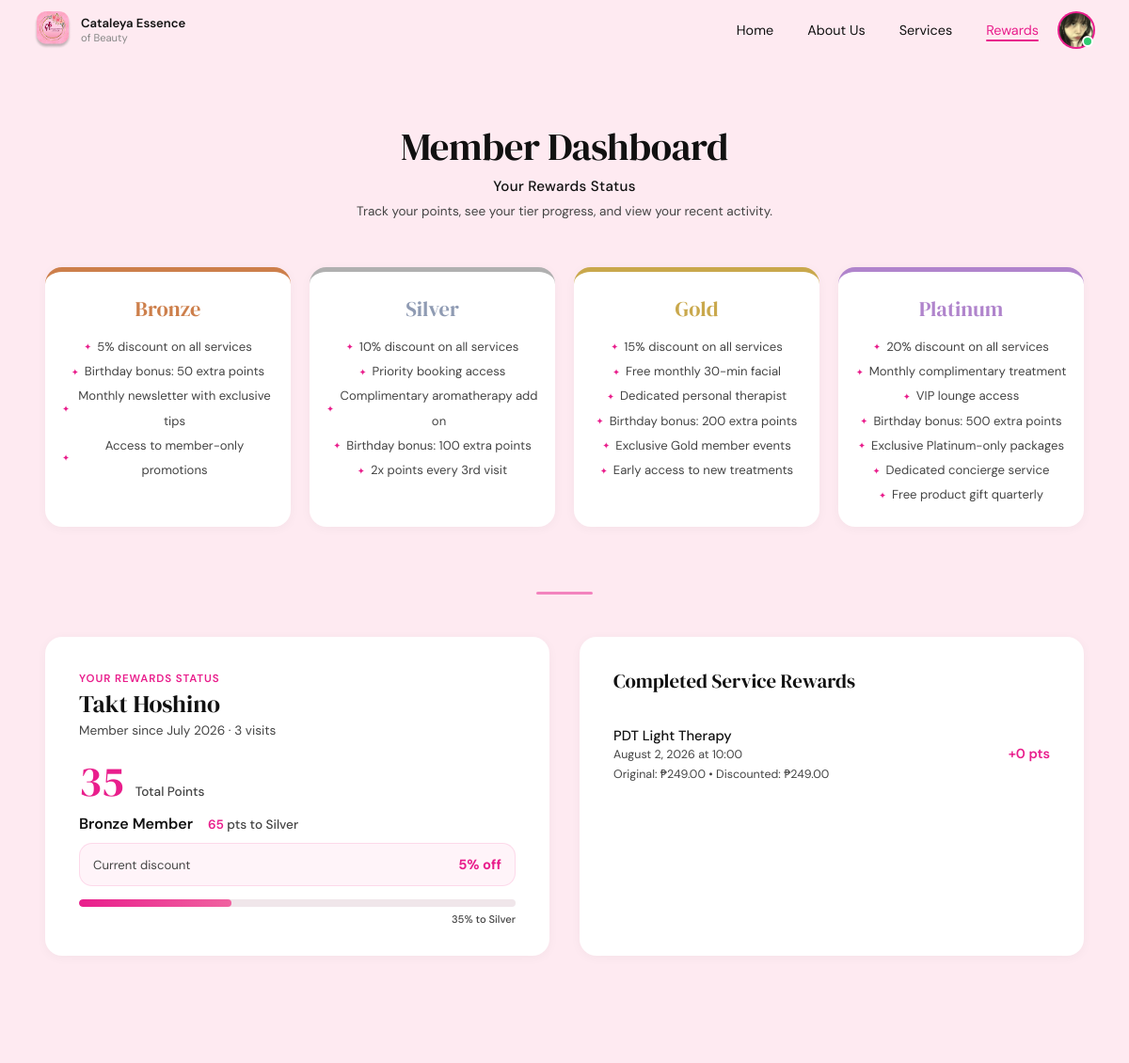
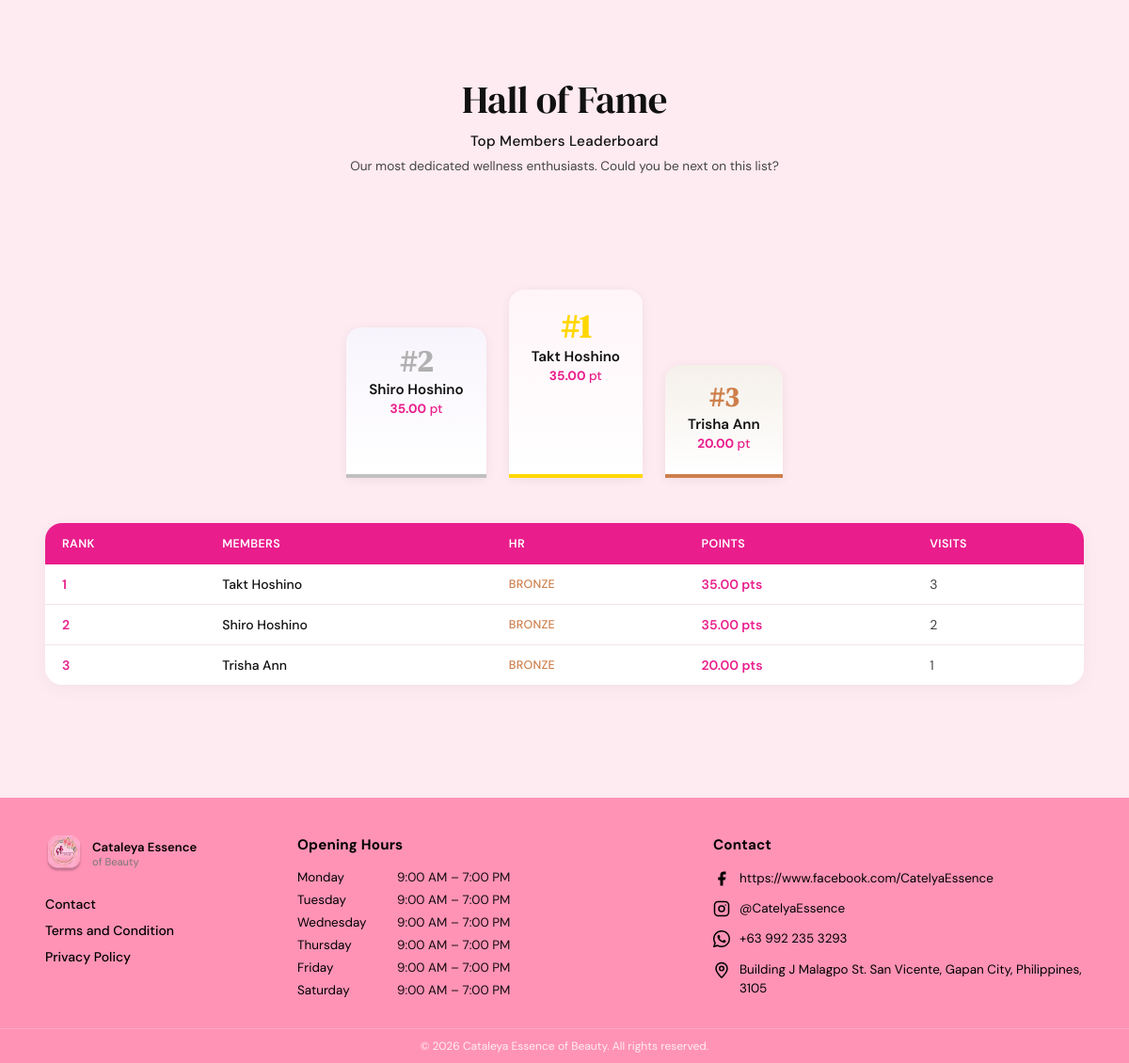
The app's page /Php/Rewards.php (signed in) with its own data (2 pictures, top to bottom).
### tables this page shows
CREATE TABLE `users` (
  `id` int NOT NULL,
  `full_name` varchar(100) NOT NULL,
  `email` varchar(100) NOT NULL,
  `phone` varchar(20) DEFAULT NULL,
  `address_line1` varchar(255) DEFAULT NULL,
  `address_line2` varchar(255) DEFAULT NULL,
  `city` varchar(100) DEFAULT NULL,
  `province` varchar(100) DEFAULT NULL,
  `postal_code` varchar(20) DEFAULT NULL,
  `password_hash` varchar(255) NOT NULL,
  `profile_photo` varchar(255) DEFAULT NULL,
  `is_verified` tinyint(1) DEFAULT '0',
  `created_at` timestamp NULL DEFAULT CURRENT_TIMESTAMP,
  `is_admin` tinyint(1) DEFAULT '0'
);

CREATE TABLE `rewards` (
  `id` int NOT NULL,
  `user_id` int NOT NULL,
  `points` int DEFAULT '0',
  `visits` int DEFAULT '0',
  `tier` enum('bronze','silver','gold','platinum') DEFAULT 'bronze',
  `created_at` timestamp NULL DEFAULT CURRENT_TIMESTAMP,
  `updated_at` timestamp NULL DEFAULT CURRENT_TIMESTAMP ON UPDATE CURRENT_TIMESTAMP
);

### Php/Rewards.php (the view, shortened to what this page needs)
<?php
require_once __DIR__ . '/../config/database.php';
$user_id = $_SESSION['user_id'];
$stmt = $pdo->prepare("SELECT id, full_name, email, profile_photo, created_at FROM users WHERE id = ?");
$stmt->execute([$user_id]);
$user = $stmt->fetch();
$name_parts = array_values(array_filter(explode(' ', trim((string) $user['full_name']))));
if (count($name_parts) >= 2) {
    $initials = strtoupper(substr($name_parts[0], 0, 1) . substr($name_parts[count($name_parts) - 1], 0, 1));
} elseif (count($name_parts) === 1) {
    $initials = strtoupper(substr($name_parts[0], 0, 2));
} else {
    $initials = 'U';
}
$stmt = $pdo->prepare("SELECT points, tier, visits FROM rewards WHERE user_id = ?");
$stmt->execute([$user_id]);
$rewards = $stmt->fetch();
$current_points = $rewards['points'];
$current_tier = $rewards['tier'];
$next_tier_threshold = 0;
$progress_percent = 0;
$next_tier_name = '';
$tier_thresholds = [
    'bronze' => 50,
    'silver' => 100,
    'gold' => 150,
    'platinum' => 200
];
if ($current_tier === 'bronze') {
    $next_tier_threshold = $tier_thresholds['silver'];
    $next_tier_name = 'Silver';
    $progress_percent = min(($current_points / $next_tier_threshold) * 100, 100);
} elseif ($current_tier === 'silver') {
    $next_tier_threshold = $tier_thresholds['gold'];
    $next_tier_name = 'Gold';
    $progress_percent = min((($current_points - $tier_thresholds['silver']) / ($next_tier_threshold - $tier_thresholds['silver'])) * 100, 100);
} elseif ($current_tier === 'gold') {
    $next_tier_threshold = $tier_thresholds['platinum'];
    $next_tier_name = 'Platinum';
    $progress_percent = min((($current_points - $tier_thresholds['gold']) / ($next_tier_threshold - $tier_thresholds['gold'])) * 100, 100);
} elseif ($current_tier === 'platinum') {
    $progress_percent = 100;
    $next_tier_name = 'Max';
}
$points_to_next = $current_tier === 'platinum' ? 0 : $next_tier_threshold - $current_points;
$discount_rate = 5;
$stmt = $pdo->prepare("
    SELECT s.name AS service_name, b.booking_date, b.booking_time, b.status,
        s.price AS original_price, b.total_amount AS discounted_price,
        COALESCE(SUM(rt.points_earned - rt.points_redeemed), 0) AS points_earned
    FROM bookings b
    JOIN services s ON b.service_id = s.id
    LEFT JOIN reward_transactions rt ON b.id = rt.booking_id
    WHERE b.user_id = ? AND b.status = 'completed'
    GROUP BY b.id, s.name, b.booking_date, b.booking_time, b.status, s.price, b.total_amount
    ORDER BY b.booking_date DESC, b.booking_time DESC
");
$stmt->execute([$user_id]);
$recent_activity = $stmt->fetchAll();
$stmt = $pdo->prepare("
    SELECT u.full_name, r.points, r.tier, r.visits
    FROM users u
    JOIN rewards r ON u.id = r.user_id
    ORDER BY r.points DESC
    LIMIT 8
");
$stmt->execute();
$hall_of_fame = $stmt->fetchAll();
$top3 = array_slice($hall_of_fame, 0, 3);
?>
<!DOCTYPE html>
<html lang="en">
<head>
  <link rel="stylesheet" href="https://cdnjs.cloudflare.com/ajax/libs/font-awesome/6.5.0/css/all.min.css" />
  <link rel="stylesheet" href="../css/Landingpage.css" />
  <link rel="stylesheet" href="../css/Rewards.css" />
</head>
<body>
  <header class="navbar">
    <div class="navbar__logo">
      <img src="../img/Rectangle 38 (1).png" class="logo-img" alt="Cataleya Essence of Beauty" />
      <div class="logo-text">
        <span class="logo-name">Cataleya Essence</span>
        <span class="logo-sub">of Beauty</span>
      </div>
    </div>
    <nav class="navbar__links" id="nav-links">
      <a href="home.php" class="nav-link">Home</a>
      <a href="about.php" class="nav-link">About Us</a>
      <a href="serv.php" class="nav-link">Services</a>
      <a href="Rewards.php" class="nav-link active">Rewards</a>
    </nav>
    <div class="profile-wrapper" id="profileWrapper">
      <div class="profile-avatar" id="profileAvatar" role="button" tabindex="0" aria-haspopup="true" aria-expanded="false" aria-label="Open profile menu">
        <?php if (!empty($user['profile_photo'])): ?>
          <img src="<?php echo htmlspecialchars($user['profile_photo']); ?>" alt="Profile" class="avatar-image" />
        <?php else: ?>
          <span class="avatar-initials"><?php echo htmlspecialchars($initials); ?></span>
        <?php endif; ?>
        <span class="status-dot" aria-hidden="true"></span>
      </div>
    </div>
  </header>
  <section class="rewards" id="rewards">
    <div class="rewards__header">
      <h1 class="rewards__title">Member Dashboard</h1>
      <p class="rewards__subtitle">Your Rewards Status</p>
      <p class="rewards__desc">
        Track your points, see your tier progress, and view your recent activity.
      </p>
    </div>
    <div class="rewards__tiers">
      <div class="tier-card tier-card--bronze">
        <div class="tier-card__name">Bronze</div>
        <ul class="tier-card__benefits">
          <li>5% discount on all services</li>
          <li>Birthday bonus: 50 extra points</li>
          <li>Monthly newsletter with exclusive tips</li>
          <li>Access to member-only promotions</li>
        </ul>
      </div>
      <div class="tier-card tier-card--silver">
        <div class="tier-card__name">Silver</div>
        <ul class="tier-card__benefits">
          <li>10% discount on all services</li>
          <li>Priority booking access</li>
          <li>Complimentary aromatherapy add on</li>
          <li>Birthday bonus: 100 extra points</li>
          <li>2x points every 3rd visit</li>
        </ul>
      </div>
      <div class="tier-card tier-card--gold">
        <div class="tier-card__name">Gold</div>
        <ul class="tier-card__benefits">
          <li>15% discount on all services</li>
          <li>Free monthly 30-min facial</li>
          <li>Dedicated personal therapist</li>
          <li>Birthday bonus: 200 extra points</li>
          <li>Exclusive Gold member events</li>
          <li>Early access to new treatments</li>
        </ul>
      </div>
      <div class="tier-card tier-card--platinum">
        <div class="tier-card__name">Platinum</div>
        <ul class="tier-card__benefits">
          <li>20% discount on all services</li>
          <li>Monthly complimentary  treatment</li>
          <li>VIP lounge access</li>
          <li>Birthday bonus: 500 extra points</li>
          <li>Exclusive Platinum-only packages</li>
          <li>Dedicated concierge service</li>
          <li>Free product gift quarterly</li>
        </ul>
      </div>
    </div>
    <div class="rewards__divider"><span></span></div>
    <div class="rewards__dashboard">
      <div class="status-card">
        <span class="status-card__label">Your Rewards Status</span>
        <h2 class="status-card__member-name"><?php echo htmlspecialchars($user['full_name']); ?></h2>
        <p class="status-card__member-since">Member since <?php echo date('F Y', strtotime($user['created_at'])); ?> · <?php echo $rewards['visits']; ?> visits</p>
        <div class="status-card__points-row">
          <span class="status-card__points-number"><?php echo $rewards['points']; ?></span>
          <span class="status-card__points-label">Total Points</span>
        </div>
        <div class="status-card__tier-row">
          <span class="status-card__tier-name"><?php echo ucfirst($rewards['tier']); ?> Member</span>
          <?php if ($current_tier !== 'platinum'): ?>
          <span class="status-card__tier-next"><strong><?php echo $points_to_next; ?></strong> pts to <?php echo $next_tier_name; ?></span>
          <?php else: ?>
          <span class="status-card__tier-next">Max Tier Reached</span>
          <?php endif; ?>
        </div>
        <div class="status-card__discount-row">
          <span class="status-card__discount-label">Current discount</span>
          <span class="status-card__discount-value"><?php echo $discount_rate; ?>% off</span>
        </div>
        <div class="status-card__progress-wrap">
          <div class="status-card__progress-track">
            <div class="status-card__progress-fill" style="width: <?php echo $progress_percent; ?>%;"></div>
          </div>
          <div class="status-card__progress-label"><?php echo round($progress_percent); ?>% to <?php echo $next_tier_name; ?></div>
        </div>
      </div>
      <div class="activity-card">
        <h3 class="activity-card__title">Completed Service Rewards</h3>
        <?php if (!empty($recent_activity)): ?>
          <?php foreach ($recent_activity as $activity): ?>
            <div class="activity-item">
              <div class="activity-item__left">
                <span class="activity-item__name"><?php echo htmlspecialchars($activity['service_name']); ?></span>
                <span class="activity-item__date"><?php echo date('F j, Y \a\t H:i', strtotime($activity['booking_date'] . ' ' . $activity['booking_time'])); ?></span>
                <span class="activity-item__price">Original: ₱<?php echo number_format($activity['original_price'], 2); ?> • Discounted: ₱<?php echo number_format($activity['discounted_price'], 2); ?></span>
              </div>
              <span class="activity-item__points activity-item__points--positive"><?php echo $activity['points_earned']; ?> pts</span>
            </div>
          <?php endforeach; ?>
        <?php else: ?>
          <p class="activity-item__name">No completed services yet. Points are added after your service is completed.</p>
        <?php endif; ?>
      </div>
    </div>
  </section>
    <section class="hall-of-fame" id="hall-of-fame">
        <div class="hall-of-fame__header">
            <h2 class="hall-of-fame__title">Hall of Fame</h2>
            <p class="hall-of-fame__subtitle">Top Members Leaderboard</p>
            <p class="hall-of-fame__desc">
                Our most dedicated wellness enthusiasts. Could you be next on this list?
            </p>
        </div>
        <div class="hall-of-fame__top3">
            <?php if (count($top3) >= 2): ?>
            <div class="top-member top-member--rank2">
                <span class="top-member__rank">#2</span>
                <span class="top-member__name"><?php echo htmlspecialchars($top3[1]['full_name'] ?? ''); ?></span>
                <span class="top-member__points"><strong><?php echo number_format($top3[1]['points'] ?? 0, 2); ?></strong> pt</span>
            </div>
            <?php endif; ?>
            <?php if (count($top3) >= 1): ?>
            <div class="top-member top-member--rank1">
                <span class="top-member__rank">#1</span>
                <span class="top-member__name"><?php echo htmlspecialchars($top3[0]['full_name'] ?? ''); ?></span>
                <span class="top-member__points"><strong><?php echo number_format($top3[0]['points'] ?? 0, 2); ?></strong> pt</span>
            </div>
            <?php endif; ?>
            <?php if (count($top3) >= 3): ?>
            <div class="top-member top-member--rank3">
                <span class="top-member__rank">#3</span>
                <span class="top-member__name"><?php echo htmlspecialchars($top3[2]['full_name'] ?? ''); ?></span>
                <span class="top-member__points"><strong><?php echo number_format($top3[2]['points'] ?? 0, 2); ?></strong> pt</span>
            </div>
            <?php endif; ?>
        </div>
        <div class="hall-of-fame__table-wrap">
            <table class="hall-of-fame__table">
                <thead>
                    <tr>
                        <th>Rank</th>
                        <th>Members</th>
                        <th>HR</th>
                        <th>POINTS</th>
                        <th>VISITS</th>
                    </tr>
                </thead>
                <tbody>
                    <?php foreach ($hall_of_fame as $index => $member): ?>
                    <tr>
                        <td class="rank-col"><?php echo $index + 1; ?></td>
                        <td class="member-col"><?php echo htmlspecialchars($member['full_name']); ?></td>
                        <td class="hr-col hr-<?php echo htmlspecialchars($member['tier']); ?>"><?php echo ucfirst(htmlspecialchars($member['tier'])); ?></td>
                        <td class="points-col"><?php echo number_format($member['points'], 2); ?> pts</td>
                        <td class="visits-col"><?php echo $member['visits'] ?? 0; ?></td>
                    </tr>
                    <?php endforeach; ?>
                </tbody>
            </table>
        </div>
    </section>
  <footer class="footer">
    <div class="footer__main">
      <div class="footer__col footer__col--brand">
        <div class="footer__logo">
          <img src="../img/Rectangle 38 (1).png" class="footer__logo-img" alt="Cataleya Essence of Beauty" />
          <div class="footer__logo-text">
            <span class="footer__logo-name">Cataleya Essence</span>
            <span class="footer__logo-sub">of Beauty</span>
          </div>
        </div>
        <nav class="footer__nav">
          <a href="contact.php">Contact</a>
          <a href="terms.php">Terms and Condition</a>
          <a href="PrivacyPolicy.php">Privacy Policy</a>
        </nav>
      </div>
      <div class="footer__col footer__col--hours">
        <h4 class="footer__col-title">Opening Hours</h4>
        <ul class="footer__hours">
          <li><span class="day">Monday</span><span class="time">9:00 AM – 7:00 PM</span></li>
          <li><span class="day">Tuesday</span><span class="time">9:00 AM – 7:00 PM</span></li>
          <li><span class="day">Wednesday</span><span class="time">9:00 AM – 7:00 PM</span></li>
          <li><span class="day">Thursday</span><span class="time">9:00 AM – 7:00 PM</span></li>
          <li><span class="day">Friday</span><span class="time">9:00 AM – 7:00 PM</span></li>
          <li><span class="day">Saturday</span><span class="time">9:00 AM – 7:00 PM</span></li>
        </ul>
      </div>
      <div class="footer__col footer__col--contact">
        <h4 class="footer__col-title">Contact</h4>
        <ul class="footer__contact">
          <li>
            <svg class="contact-icon" viewBox="0 0 24 24" fill="currentColor"><path d="M18 2h-3a5 5 0 0 0-5 5v3H7v4h3v8h4v-8h3l1-4h-4V7a1 1 0 0 1 1-1h3z"/></svg>
            <a href="https://www.facebook.com/CatelyaEssence" target="_blank">https://www.facebook.com/CatelyaEssence</a>
          </li>
          <li>
            <svg class="contact-icon" viewBox="0 0 24 24" fill="none" stroke="currentColor" stroke-width="2"><rect x="2" y="2" width="20" height="20" rx="5" ry="5"/><circle cx="12" cy="12" r="4"/><circle cx="17.5" cy="6.5" r="1" fill="currentColor" stroke="none"/></svg>
            <a href="#">@CatelyaEssence</a>
          </li>
          <li>
            <a href="tel:+639922353293">+63 992 235 3293</a>
          </li>
          <li>
            <svg class="contact-icon" viewBox="0 0 24 24" fill="none" stroke="currentColor" stroke-width="2"><circle cx="12" cy="10" r="3"/><path d="M12 2a8 8 0 0 0-8 8c0 5.25 8 13 8 13s8-7.75 8-13a8 8 0 0 0-8-8z"/></svg>
            <span>Building J Malagpo St. San Vicente, Gapan City, Philippines, 3105</span>
          </li>
        </ul>
      </div>
    </div>
    <div class="footer__bottom">
      <p>&copy; 2026 Cataleya Essence of Beauty. All rights reserved.</p>
    </div>
  </footer>
</body>
</html>

### css/Landingpage.css (style rules this page uses)
body { background-color: #ffffff; }

### records on screen
users: profile_photo (picture), full_name "Takt Hoshino", created_at "July 2026"
rewards: visits "3", points "35", tier "Bronze", points_to_next "65", tier "Silver", points "35.00", user.full_name "Takt Hoshino", tier "BRONZE"
users: full_name "Shiro Hoshino"
rewards: points "35.00", user.full_name "Shiro Hoshino", tier "BRONZE", visits "2"
users: full_name "Trisha Ann"
rewards: points "20.00", user.full_name "Trisha Ann", tier "BRONZE", visits "1"

### other values on screen
$discount_rate "5"
$activity['service_name'] "PDT Light Therapy"
$activity['original_price'] "249.00"
$activity['discounted_price'] "249.00"
$activity['points_earned'] "0"
